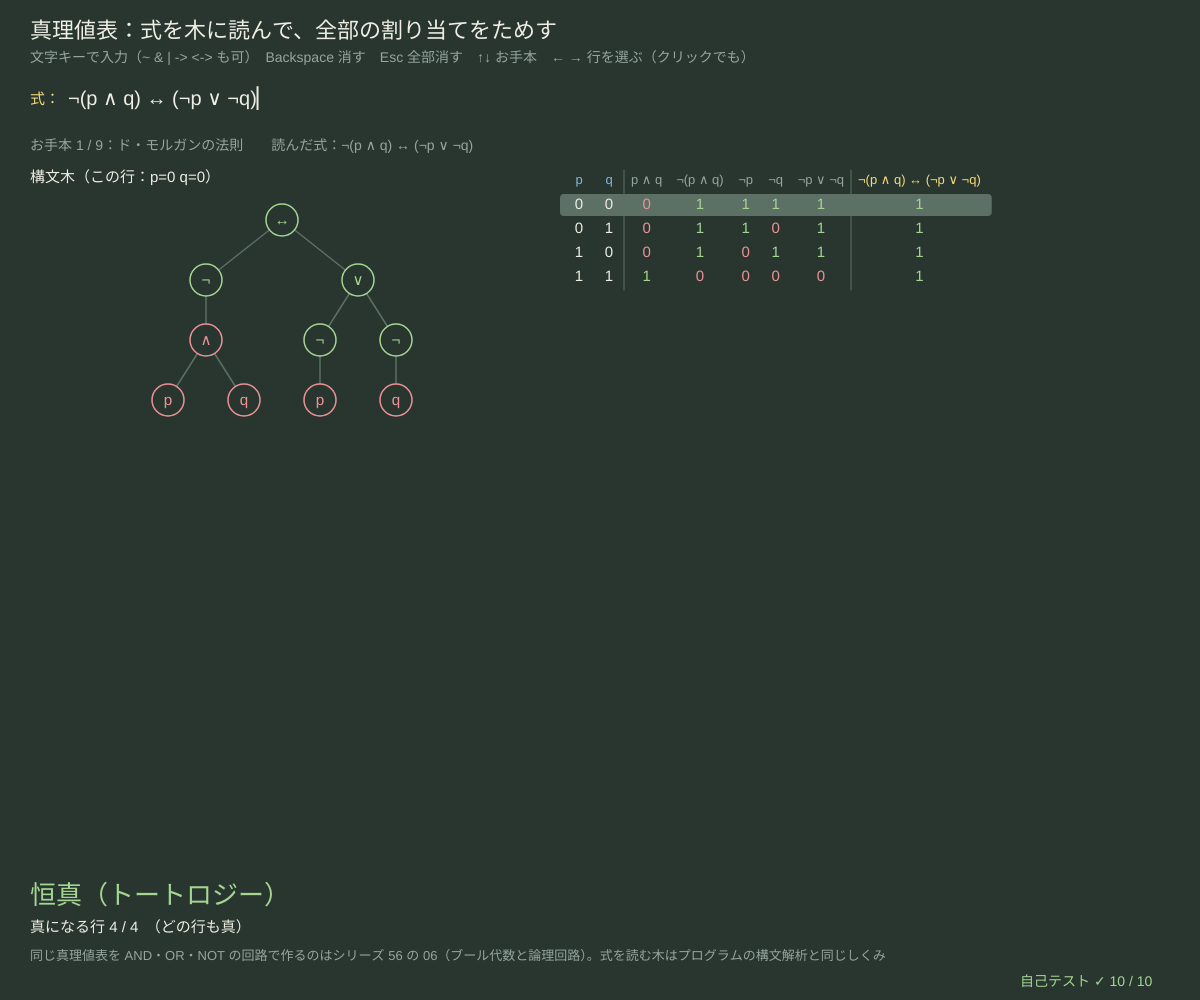
Frame 1 (no input)
Frame 60 (no input): identical to frame 1, image omitted
Frame 120 (the mouse pressed at the canvas centre since frame 60): identical to frame 1, image omitted

The p5.js sketch that drew this single still picture (run headless with seeded random() and noise() and a simulated clock; from frame 60 on, the mouse is pressed at the canvas centre):

// p5.js sketch
// ── sketch.js
// ============================================
// 00 真理値表 ─ 論理式を打つと、構文木と真理値表を作って「恒真・充足可能・矛盾」を判定する
// 式はまず木に読む（¬ が一番強く、∧ ＞ ∨ ＞ → ＞ ↔ の順。→ は右から：p→q→r = p→(q→r)）。
// 変数への真偽の割り当てを全部（2ⁿ 通り）ためすのが真理値表。どの行でも真なら恒真、どの行でも偽なら矛盾。
// 文字キー = 入力（ASCII でも OK：~ ¬、& ∧、| ∨、-> →、<-> ↔、1 ⊤、0 ⊥）/ Backspace 1 字消す / Esc 全部消す
// ↑↓ お手本の式 / ← → 表の行を選ぶ（行のクリックでも）→ 木の色がその行の真偽になる
// ============================================

const PRESETS = [                       // ★ お手本の式（自分の式を足してもよい）
  ['ド・モルガンの法則', '¬(p ∧ q) ↔ (¬p ∨ ¬q)'],
  ['排中律', 'p ∨ ¬p'],
  ['パースの法則', '((p → q) → p) → p'],
  ['矛盾', 'p ∧ ¬p'],
  ['三段論法（推移律）', '(p → q) ∧ (q → r) → (p → r)'],
  ['対偶', '(p → q) ↔ (¬q → ¬p)'],
  ['逆はいつも正しい？', '(p → q) → (q → p)'],
  ['分配法則', 'p ∧ (q ∨ r) ↔ (p ∧ q) ∨ (p ∧ r)'],
  ['多数決（3 つのうち 2 つ以上）', '(p ∧ q) ∨ (q ∧ r) ∨ (p ∧ r)'],
];
const MAX_ROWS_SHOWN = 32;              // ★ 一度に見せる表の行の数
let src = '', pIdx = 0, cur = null, err = '', selRow = 0, rowBoxes = [];

function setup() {
  createCanvas(windowWidth, windowHeight);
  loadPreset(0);
  selfTest();
}
function windowResized() { resizeCanvas(windowWidth, windowHeight); }
function loadPreset(i) { pIdx = (i + PRESETS.length) % PRESETS.length; src = PRESETS[pIdx][1]; selRow = 0; rebuild(); }
// ★ 式を読み直す：まちがいなら説明を出して、前の正しい式のまま
function rebuild() {
  let r = parseFormula(src);
  if (r.error) { err = r.error + '（' + (r.at + 1) + ' 文字目あたり）'; return; }
  err = '';
  let vars = fmlVars(r.f), rows = truthRows(r.f, vars);
  cur = { f: r.f, vars, rows, cls: classifyFml(r.f), cols: subColumns(r.f) };
  selRow = clampv(selRow, 0, rows.length - 1);
}
function subColumns(f) {               // 表の列にする部分式（内側から、同じものは 1 回）
  let out = [], seen = new Set();
  const walk = (g) => { if (g.a) walk(g.a); if (g.b) walk(g.b); if (g.op === 'var') return; let s = fmlStr(g); if (!seen.has(s)) { seen.add(s); out.push(g); } };
  walk(f);
  return out;
}

function draw() {
  background(...BG);
  hudTitle('真理値表：式を木に読んで、全部の割り当てをためす', '文字キーで入力（~ & | -> <-> も可）　Backspace 消す　Esc 全部消す　↑↓ お手本　← → 行を選ぶ（クリックでも）');
  drawInputLine(30, 104, '式：', src, err);
  if (!cur) return;
  noStroke(); fill(...DIMC); textSize(14); textAlign(LEFT, BASELINE);
  text('お手本 ' + (pIdx + 1) + ' / ' + PRESETS.length + '：' + PRESETS[pIdx][0] + '　　読んだ式：' + fmlStr(cur.f), 30, 150);

  // ---- 構文木（選んだ行の真偽で色分け：緑 = 真、桃 = 偽）
  let env = cur.rows[selRow].env, lay = layoutTree(cur.f, fmlTreeKids);
  let tw = Math.min(width * 0.42, 60 + lay.leaves * 52), tx = 30 + (width * 0.42 - tw) / 2;
  noStroke(); fill(...INK); textSize(15); text('構文木（この行：' + cur.vars.map((v) => v + '=' + (env[v] ? 1 : 0)).join(' ') + '）', 30, 182);
  drawTree(lay, tx + 20, 220, tw - 40, height * 0.5, fmlTreeLabel, (g) => (g.op === 'var' || g.op === 'top' || g.op === 'bot' ? (evalFml(g, env) ? GRN : PINK) : evalFml(g, env) ? GRN : PINK), 16);

  // ---- 判定
  let c = cur.cls, kc = c.kind === 'taut' ? GRN : c.kind === 'contra' ? PINK : YEL;
  fill(...kc); textSize(26); textAlign(LEFT, BASELINE); text(KIND_JA[c.kind], 30, height - 96);
  fill(...INK); textSize(15);
  text('真になる行 ' + c.nTrue + ' / ' + c.nRows + '　（' + (c.kind === 'taut' ? 'どの行も真' : c.kind === 'contra' ? 'どの行も偽 → 否定すれば恒真' : '真の行も偽の行もある') + '）', 30, height - 68);
  fill(...DIMC); textSize(13);
  text('同じ真理値表を AND・OR・NOT の回路で作るのはシリーズ 56 の 06（ブール代数と論理回路）。式を読む木はプログラムの構文解析と同じしくみ', 30, height - 40);
  drawTable(width * 0.47, 170, width * 0.51, height - 230);
  drawSelfTest(width - 180, height - 14);
}
function drawTable(x, y, w, h) {
  let cols = cur.vars.map((v) => ({ name: v, f: fVar(v), isVar: true })).concat(cur.cols.map((g) => ({ name: fmlStr(g), f: g })));
  textSize(13);
  cols.forEach((cl) => (cl.w = Math.max(30, textWidth(cl.name) + 14)));
  while (cols.length > cur.vars.length + 1 && cols.reduce((s, cl) => s + cl.w, 0) > w) cols.splice(cur.vars.length, 1);   // 入りきらない部分式の列は省く
  let n = cur.rows.length, first = Math.floor(selRow / MAX_ROWS_SHOWN) * MAX_ROWS_SHOWN, shown = Math.min(MAX_ROWS_SHOWN, n - first);
  let rh = Math.min(24, (h - 30) / Math.min(n, MAX_ROWS_SHOWN));
  rowBoxes = [];
  let cx = x;
  cols.forEach((cl, j) => {
    let last = j === cols.length - 1;
    noStroke(); fill(...(cl.isVar ? SKY : last ? YEL : DIMC)); textAlign(CENTER, BASELINE); textSize(13);
    text(cl.name.length > 26 ? cl.name.slice(0, 25) + '…' : cl.name, cx + cl.w / 2, y + 14);
    for (let i = 0; i < shown; i++) {
      let k = first + i, v = evalFml(cl.f, cur.rows[k].env), ry = y + 24 + i * rh;
      if (k === selRow && j === 0) { fill(...LINEC); rect(x - 4, ry, cols.reduce((s, c2) => s + c2.w, 0) + 8, rh - 2, 4); }
      fill(...(cl.isVar ? INK : v ? GRN : PINK)); textSize(Math.min(15, rh * 0.75)); textAlign(CENTER, CENTER);
      text(v ? '1' : '0', cx + cl.w / 2, ry + rh / 2 - 1);
      if (j === 0) rowBoxes.push([k, x - 4, ry, w, rh]);
    }
    cx += cl.w;
    if (j === cur.vars.length - 1 || j === cols.length - 2) { stroke(...LINEC); strokeWeight(1); line(cx, y, cx, y + 24 + shown * rh); }
  });
  noStroke(); fill(...DIMC); textSize(12); textAlign(LEFT, BASELINE);
  if (n > MAX_ROWS_SHOWN) text('行 ' + (first + 1) + '〜' + (first + shown) + ' / ' + n + '（← → で先へ）', x, y + 40 + shown * rh);
}

function mousePressed() { for (let [k, bx, by, bw, bh] of rowBoxes) if (mouseX > bx && mouseX < bx + bw && mouseY > by && mouseY < by + bh) selRow = k; }
function keyPressed() {
  if (key === UP_ARROW) { loadPreset(pIdx - 1); return false; }
  if (key === DOWN_ARROW) { loadPreset(pIdx + 1); return false; }
  if (cur && key === LEFT_ARROW) { selRow = (selRow - 1 + cur.rows.length) % cur.rows.length; return false; }
  if (cur && key === RIGHT_ARROW) { selRow = (selRow + 1) % cur.rows.length; return false; }
  if (key === 'Backspace') src = src.slice(0, -1);
  else if (key === 'Escape' || key === 'Delete') src = '';
  else src = typeInto(src, key, FML_KEYS, 80);
  rebuild();
  return false;
}

// ---- 自己テスト
function selfTest() {
  selfTestResults = [];
  seedRng(11); let rt = 0, dual = 0;
  for (let k = 0; k < 300; k++) {
    let f = randomFml(4, ['p', 'q', 'r', 's'], true), g = parseFormula(fmlStr(f));
    if (g.f && fmlEq(f, g.f)) rt++;
    let a = classifyFml(f).kind, b = classifyFml(fNot(f)).kind;
    if ((a === 'taut') === (b === 'contra') && (a === 'contra') === (b === 'taut')) dual++;
  }
  check('でたらめな式 300 個：文字列にして読み直すと同じ木（⊤ ⊥ も含む）', rt === 300);
  check('300 個：φ が恒真 ⇔ ¬φ が矛盾、φ が矛盾 ⇔ ¬φ が恒真', dual === 300);
  const kind = (s) => { let r = parseFormula(s); return r.f ? classifyFml(r.f).kind : 'error'; };
  check('ド・モルガンの法則 2 つは恒真', kind('¬(p ∧ q) ↔ (¬p ∨ ¬q)') === 'taut' && kind('¬(p ∨ q) ↔ (¬p ∧ ¬q)') === 'taut');
  check('排中律 p ∨ ¬p とパースの法則 ((p→q)→p)→p は恒真', kind('p ∨ ¬p') === 'taut' && kind('((p → q) → p) → p') === 'taut');
  check('p ∧ ¬p は矛盾、逆 (p→q)→(q→p) は恒真ではない', kind('p ∧ ¬p') === 'contra' && kind('(p → q) → (q → p)') === 'sat');
  let pq = parseFormula('p -> q');
  check('p → q が真になるのは 4 行中 3 行（p = 1, q = 0 だけ偽）', pq.f && classifyFml(pq.f).nTrue === 3 && !evalFml(pq.f, { p: true, q: false }));
  let A = parseFormula('~(p&q)<->(~p|~q)'), U = parseFormula('¬(p∧q)↔(¬p∨¬q)');
  check('ASCII の書き方（~ & | <->）と記号の書き方は同じ木', A.f && U.f && fmlEq(A.f, U.f));
  const same = (s, t) => { let a = parseFormula(s), b = parseFormula(t); return a.f && b.f && fmlEq(a.f, b.f); };
  check('強さの順：p|q&r = p∨(q∧r)、p->q->r = p→(q→r)、~p&q = (¬p)∧q、p&q->r = (p∧q)→r', same('p|q&r', 'p|(q&r)') && same('p->q->r', 'p->(q->r)') && same('~p&q', '(~p)&q') && same('p&q->r', '(p&q)->r'));
  let garbage = ['', '(', ')', 'p q', '&p', 'p->', '((p)', '-', 'p<', 'P', '123456ztr casnfg ', 'p&&q', '[]p', 'é', 'p)('], allErr = true;
  for (let g of garbage) { try { if (!parseFormula(g).error) allErr = false; } catch (e) { allErr = false; } }
  check('おかしな入力 ' + garbage.length + ' 個は例外を出さずに「まちがい」の説明を返す', allErr);
  check('変数は ' + FML_MAX_VARS + ' 個まで（7 個はまちがい、6 個は 64 行）', !!parseFormula('a&b&c&d&e&f&g').error && truthRows(parseFormula('a|b|c|d|e|f').f).length === 64);
  reportSelfTest();
}

// ---------- やってみよう ----------
// 1. p → q と ¬p ∨ q の真理値表をくらべよう。「同じ表」を <-> でつなぐと恒真になる
// 2. 逆 (q → p)・裏 (¬p → ¬q)・対偶 (¬q → ¬p) のうち、もとの p → q と同じ表になるのはどれ？
// 3. パースの法則 ((p→q)→p)→p は恒真。でも 09（カリー-ハワード）では「証明のプログラム」が作れない。どうして？
// 4. 変数 3 つで、真になる行がちょうど 1 行の式を作ろう（ヒント：p ∧ q ∧ r）。ちょうど 4 行なら？
// 5. 恒真の式は何個ある？ 変数 2 つの真理値表の「最後の列」は 2⁴ = 16 種類。そのうち恒真は 1 種類だけ

// ==================================================
// ここから下は「論理の道具」（中身は読まなくても OK。消さないでね）
// ==================================================
// ---- 色と小さな道具（黒板とチョーク）
const BG = [40, 54, 47];                // 背景（黒板の灰緑）
const INK = [238, 238, 228];            // 文字（白いチョーク）
const YEL = [246, 218, 120], SKY = [128, 186, 222], PINK = [238, 146, 150], GRN = [164, 214, 146], LILAC = [196, 170, 230];
const DIMC = [150, 166, 156], PANEL = [50, 66, 58], LINEC = [92, 112, 102];
function clampv(v, a, b) { return v < a ? a : v > b ? b : v !== v ? a : v; }     // NaN なら a に戻す
function fmtN(v, d) { if (typeof v !== 'number' || v !== v) return '?'; return v.toFixed(d === undefined ? 2 : d); }
function hudTitle(t, sub) {              // 左上のタイトルと操作の説明（日本語は 1 文字ずつ折り返す）
  textWrap(CHAR); noStroke(); fill(...INK); textSize(22); textAlign(LEFT, BASELINE); text(t, 30, 38);
  fill(...DIMC); textSize(14); textLeading(19); text(sub, 30, 62);
}
function typeInto(s, ch, allowed, maxLen) {   // 文字の入力：allowed に入っている 1 文字だけ足す（長さの上限つき）
  if (typeof ch !== 'string' || ch.length !== 1 || allowed.indexOf(ch) < 0) return s;
  return s.length < (maxLen || 40) ? s + ch : s;
}
function chalkPanel(x, y, w, h) { noStroke(); fill(...PANEL); rect(x, y, w, h, 8); }
function drawInputLine(x, y, label, s, err, active) {   // 入力欄：文字列と、まちがいの説明
  noStroke(); fill(...(active === false ? DIMC : YEL)); textSize(15); textAlign(LEFT, BASELINE); text(label, x, y);
  let lx = x + textWidth(label) + 8;
  fill(...INK); textSize(20); text(s + (active !== false && frameCount % 60 < 30 ? '▏' : ''), lx, y + 1);
  if (err) { fill(...PINK); textSize(14); text('✗ ' + err, lx, y + 22); }
}
// ---- 種つきの乱数（同じ種なら毎回同じ列 → 実験をくり返せる）
let rngState = 1;
function seedRng(s) { rngState = (s >>> 0) || 1; }
function rnd() {                       // 0〜1 の一様乱数（mulberry32）
  rngState = (rngState + 0x6d2b79f5) >>> 0;
  let t = rngState;
  t = Math.imul(t ^ (t >>> 15), t | 1);
  t ^= t + Math.imul(t ^ (t >>> 7), t | 61);
  return ((t ^ (t >>> 14)) >>> 0) / 4294967296;
}
function rndInt(a, b) { return a + Math.floor(rnd() * (b - a + 1)); }
function rndPick(arr) { return arr[Math.floor(rnd() * arr.length)]; }
// ---- 論理式の道具：字句 → 構文木（再帰下降）→ 文字列・真理値
// 構文木 = { op: 'var', name } / { op: 'top' } ⊤ / { op: 'bot' } ⊥ / { op: 'not', a } / { op: 'and' | 'or' | 'imp' | 'iff', a, b }
//          （様相論理だけ { op: 'box', a } □ と { op: 'dia', a } ◇）
// 強さの順：¬ □ ◇ ＞ ∧ ＞ ∨ ＞ →（右から結合：p→q→r = p→(q→r)）＞ ↔
// ASCII でも書ける：~ ! = ¬、& ^ = ∧、| = ∨、-> > = →、<-> = = ↔、1 = ⊤、0 = ⊥、[] = □、<> = ◇
const FML_KEYS = 'abcdefghijklmnopqrstuvwxyz0123456789~!&|^-<>=()[] ';   // 入力できる文字
const FML_MAX_VARS = 6;                // ★ 変数の数の上限（真理値表は 2⁶ = 64 行まで）
const OP_SYM = { not: '¬', and: '∧', or: '∨', imp: '→', iff: '↔', box: '□', dia: '◇' };
function fVar(n) { return { op: 'var', name: n }; }
function fNot(a) { return { op: 'not', a }; }
function fBin(op, a, b) { return { op, a, b }; }
const F_TOP = { op: 'top' }, F_BOT = { op: 'bot' };
function lexFormula(src, modal) {      // 返り値 {toks} または {error, at}
  let toks = [], i = 0;
  const one = { '¬': 'not', '~': 'not', '!': 'not', '∧': 'and', '&': 'and', '^': 'and', '∨': 'or', '|': 'or', '→': 'imp', '>': 'imp', '↔': 'iff', '=': 'iff',
    '(': '(', ')': ')', '⊤': 'top', '1': 'top', '⊥': 'bot', '0': 'bot', '□': 'box', '◇': 'dia' };
  while (i < src.length) {
    let c = src[i];
    if (c === ' ') { i++; continue; }
    if (src.startsWith('<->', i)) { toks.push({ k: 'iff', at: i }); i += 3; continue; }
    if (src.startsWith('->', i)) { toks.push({ k: 'imp', at: i }); i += 2; continue; }
    if (src.startsWith('[]', i) || src.startsWith('<>', i)) {
      if (!modal) return { error: '[] <>（□ ◇）は様相論理（12）だけで使える', at: i };
      toks.push({ k: src[i] === '[' ? 'box' : 'dia', at: i }); i += 2; continue;
    }
    if (c >= 'a' && c <= 'z') {
      let j = i + 1; while (j < src.length && ((src[j] >= '0' && src[j] <= '9') || src[j] === "'")) j++;
      toks.push({ k: 'var', name: src.slice(i, j), at: i }); i = j; continue;
    }
    if (one[c]) {
      if ((one[c] === 'box' || one[c] === 'dia') && !modal) return { error: '□ ◇ は様相論理（12）だけで使える', at: i };
      toks.push({ k: one[c], at: i }); i++; continue;
    }
    if (c === '-' || c === '<' || c === '[' || c === ']') return { error: '「' + c + '」だけでは記号にならない（-> <-> [] <> と書く）', at: i };
    return { error: '使えない文字「' + c + '」', at: i };
  }
  return { toks };
}
function parseFormula(src, modal) {     // 返り値 {f} または {error, at}（例外は投げない）
  if (typeof src !== 'string') return { error: '文字列ではない', at: 0 };
  if (src.length > 160) return { error: '長すぎる（160 文字まで）', at: 160 };
  let lx = lexFormula(src, modal);
  if (lx.error) return lx;
  let toks = lx.toks, pos = 0, depth = 0;
  if (!toks.length) return { error: '式が空', at: 0 };
  const peek = () => toks[pos], at = () => (toks[pos] ? toks[pos].at : src.length);
  const fail = (m) => { throw { msg: m, at: at() }; };
  const bin = (sub, op, right) => {    // 2 項演算の 1 段：左結合（right なら右結合）
    let a = sub();
    if (right) { if (peek() && peek().k === op) { pos++; return fBin(op, a, bin(sub, op, true)); } return a; }
    while (peek() && peek().k === op) { pos++; a = fBin(op, a, sub()); }
    return a;
  };
  const pIff = () => bin(pImp, 'iff', false);
  const pImp = () => bin(pOr, 'imp', true);
  const pOr = () => bin(pAnd, 'or', false);
  const pAnd = () => bin(pUn, 'and', false);
  const pUn = () => {
    if (++depth > 80) fail('入れ子が深すぎる');
    let t = peek(), r;
    if (!t) fail('式が途中で終わっている');
    if (t.k === 'not' || t.k === 'box' || t.k === 'dia') { pos++; r = { op: t.k, a: pUn() }; }
    else if (t.k === 'var') { pos++; r = fVar(t.name); }
    else if (t.k === 'top') { pos++; r = F_TOP; }
    else if (t.k === 'bot') { pos++; r = F_BOT; }
    else if (t.k === '(') { pos++; r = pIff(); if (!peek() || peek().k !== ')') fail('「)」が足りない'); pos++; }
    else if (t.k === ')') fail('「)」の前に式がない');
    else fail('「' + OP_SYM[t.k] + '」の前に式がない');
    depth--; return r;
  };
  try {
    let f = pIff();
    if (pos < toks.length) {
      let t = toks[pos];
      return { error: t.k === ')' ? '余分な「)」' : t.k === 'var' || t.k === '(' || t.k === 'top' || t.k === 'bot' || t.k === 'not' ? 'ここに演算子（∧ ∨ → など）が要る' : '「' + (OP_SYM[t.k] || t.k) + '」がおかしな所にある', at: t.at };
    }
    let nv = fmlVars(f).length;
    if (nv > FML_MAX_VARS) return { error: '変数が ' + nv + ' 個（' + FML_MAX_VARS + ' 個まで）', at: 0 };
    return { f };
  } catch (e) { return { error: e && e.msg ? e.msg : '読めない式', at: e && e.at !== undefined ? e.at : 0 }; }
}
const FML_PREC = { iff: 1, imp: 2, or: 3, and: 4 };
function fmlStr(f) {                    // 構文木 → 文字列（かっこは必要な所と、ちがう演算子が混ざる所に）
  if (!f) return '?';
  switch (f.op) {
    case 'var': return f.name;
    case 'top': return '⊤';
    case 'bot': return '⊥';
    case 'not': case 'box': case 'dia': return OP_SYM[f.op] + (FML_PREC[f.a.op] ? '(' + fmlStr(f.a) + ')' : fmlStr(f.a));
  }
  let side = (c, isLeft) => {
    if (!FML_PREC[c.op]) return fmlStr(c);
    let assocOk = c.op === f.op && (f.op === 'imp' ? !isLeft : isLeft);
    return assocOk ? fmlStr(c) : '(' + fmlStr(c) + ')';
  };
  return side(f.a, true) + ' ' + OP_SYM[f.op] + ' ' + side(f.b, false);
}
function fmlVars(f, out) {              // 出てくる変数（名前の順）
  let top = !out; out = out || new Set();
  if (f.op === 'var') out.add(f.name);
  if (f.a) fmlVars(f.a, out);
  if (f.b) fmlVars(f.b, out);
  return top ? [...out].sort() : out;
}
function evalFml(f, env) {              // 真理値（env = { p: true, q: false, ... }）
  switch (f.op) {
    case 'var': return !!env[f.name];
    case 'top': return true;
    case 'bot': return false;
    case 'not': return !evalFml(f.a, env);
    case 'and': return evalFml(f.a, env) && evalFml(f.b, env);
    case 'or': return evalFml(f.a, env) || evalFml(f.b, env);
    case 'imp': return !evalFml(f.a, env) || evalFml(f.b, env);
    case 'iff': return evalFml(f.a, env) === evalFml(f.b, env);
  }
  return false;                         // □ ◇ は真理値表では評価しない（12 を見よ）
}
function envOf(vars, k) { let e = {}; vars.forEach((v, i) => (e[v] = !!((k >> (vars.length - 1 - i)) & 1))); return e; }   // k 番目の割り当て（上の桁が最初の変数）
function truthRows(f, vars) { vars = vars || fmlVars(f); let rows = []; for (let k = 0; k < 1 << vars.length; k++) { let env = envOf(vars, k); rows.push({ env, v: evalFml(f, env) }); } return rows; }
function classifyFml(f) {               // 'taut' 恒真 / 'sat' 充足可能（恒真ではない）/ 'contra' 矛盾
  let rows = truthRows(f), n = rows.filter((r) => r.v).length;
  return { kind: n === rows.length ? 'taut' : n === 0 ? 'contra' : 'sat', nTrue: n, nRows: rows.length };
}
const KIND_JA = { taut: '恒真（トートロジー）', sat: '充足可能（恒真ではない）', contra: '矛盾（充足不能）' };
function fmlEq(a, b) { if (!a || !b || a.op !== b.op) return false; if (a.op === 'var') return a.name === b.name; if (a.a && !fmlEq(a.a, b.a)) return false; if (a.b && !fmlEq(a.b, b.b)) return false; return true; }
function fmlSize(f) { return 1 + (f.a ? fmlSize(f.a) : 0) + (f.b ? fmlSize(f.b) : 0); }
function sameTable(f, g) {              // 全部の割り当てで同じ値か（同値）
  let vars = [...new Set(fmlVars(f).concat(fmlVars(g)))].sort();
  for (let k = 0; k < 1 << vars.length; k++) { let e = envOf(vars, k); if (evalFml(f, e) !== evalFml(g, e)) return false; }
  return true;
}
function randomFml(d, vars, consts) {   // でたらめな式（自己テスト用、種つき乱数）
  let r = rnd();
  if (d <= 0 || r < 0.22) return consts && rnd() < 0.12 ? (rnd() < 0.5 ? F_TOP : F_BOT) : fVar(rndPick(vars));
  if (r < 0.38) return fNot(randomFml(d - 1, vars, consts));
  return fBin(rndPick(['and', 'or', 'imp', 'iff', 'and', 'or']), randomFml(d - 1, vars, consts), randomFml(d - 1, vars, consts));
}
function fmlTreeKids(f) { return f.a ? (f.b ? [f.a, f.b] : [f.a]) : []; }
function fmlTreeLabel(f) { return f.op === 'var' ? f.name : f.op === 'top' ? '⊤' : f.op === 'bot' ? '⊥' : OP_SYM[f.op]; }
// ---- 木の描き方：葉を左から順に並べ、親は子の真ん中
function layoutTree(root, kids, maxNodes) {   // 返り値 [{node, x（0〜1）, depth, parent}]、depth の最大
  let out = [], leaves = 0, maxD = 0;
  const walk = (n, d, parent) => {
    if (out.length >= (maxNodes || 400)) return null;
    let me = { node: n, depth: d, parent, x: 0 }; out.push(me); maxD = Math.max(maxD, d);
    let ks = kids(n), xs = [];
    for (let k of ks) { let c = walk(k, d + 1, me); if (c) xs.push(c.x); }
    me.x = xs.length ? (xs[0] + xs[xs.length - 1]) / 2 : leaves++;
    return me;
  };
  walk(root, 0, null);
  for (let o of out) o.x = leaves > 1 ? o.x / (leaves - 1) : 0.5;
  return { nodes: out, depth: maxD, leaves };
}
function drawTree(lay, x, y, w, h, label, col, r) {   // 線と丸と文字。col(node) で色
  r = r || 16;
  let dy = lay.depth > 0 ? Math.min(60, h / lay.depth) : 0, px = (o) => x + o.x * w, py = (o) => y + o.depth * dy;
  stroke(...LINEC); strokeWeight(1.5);
  for (let o of lay.nodes) if (o.parent) line(px(o.parent), py(o.parent), px(o), py(o));
  for (let o of lay.nodes) {
    let c = col ? col(o.node) : INK;
    stroke(...c); strokeWeight(1.5); fill(...BG); circle(px(o), py(o), r * 2);
    noStroke(); fill(...c); textAlign(CENTER, CENTER); textSize(r * 0.95); text(label(o.node), px(o), py(o) + 1);
  }
}
// ---- 自己テストの道具
let selfTestResults = [];
function check(name, cond) { selfTestResults.push({ name, ok: !!cond }); }
function reportSelfTest() { for (let r of selfTestResults) (r.ok ? console.log : console.error)((r.ok ? '✓ ' : '✗ ') + r.name); }
function selfTestLine() { let n = selfTestResults.filter((r) => r.ok).length; return '自己テスト ' + (n === selfTestResults.length ? '✓ ' : '✗ ') + n + ' / ' + selfTestResults.length; }
function drawSelfTest(x, y) { noStroke(); fill(...(selfTestResults.every((r) => r.ok) ? GRN : PINK)); textSize(14); textAlign(LEFT, BASELINE); text(selfTestLine(), x, y); }
